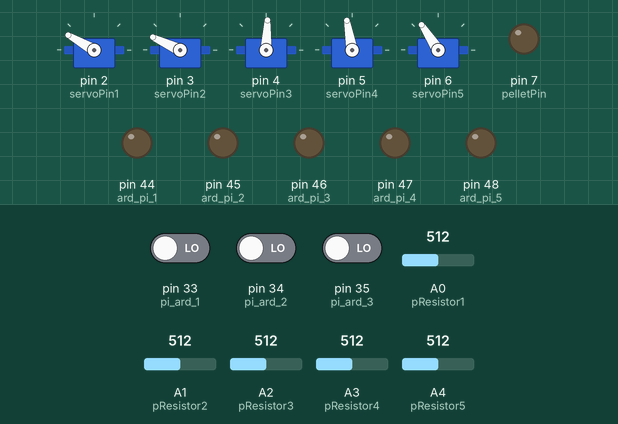
Bench run of a sketch on a simulated Arduino Mega 2560, built with avr-gcc and run on an emulated ATmega2560. On the bench: 5 × servo, output pins drawn as LEDs (lit = HIGH). Dashed ring = blinking. Inputs (shaded band) come from the test bench; at power-on: pin 33 (pi_ard_1) LOW, A0 (pResistor1) = 512, A1 (pResistor2) = 512, pin 35 (pi_ard_3) LOW, pin 34 (pi_ard_2) LOW, A2 (pResistor3) = 512, A3 (pResistor4) = 512, A4 (pResistor5) = 512.

Above: at 14.4 s.
14.5 s: pin 33 (pi_ard_1) driven HIGH
At 15.7 s:
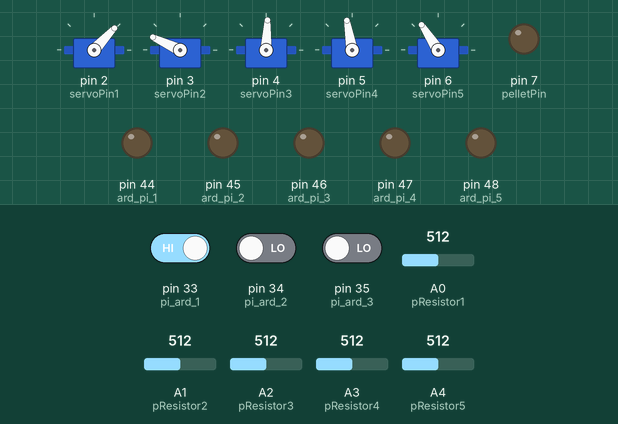
16.0 s: A0 (pResistor1) set to 427
17.5 s: A0 (pResistor1) set to 398
At 19.1 s:
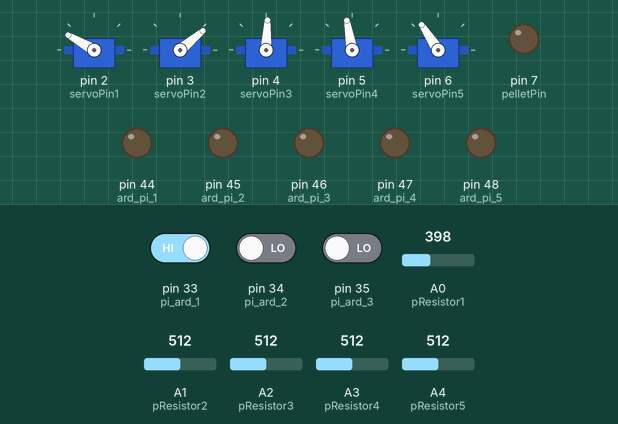
19.4 s: A1 (pResistor2) set to 428
20.9 s: A1 (pResistor2) set to 402
At 22.2 s:
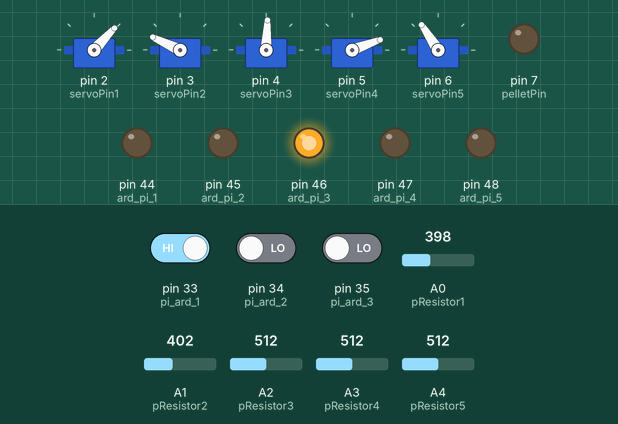
22.7 s: pin 35 (pi_ard_3) driven HIGH
At 23.45 s:
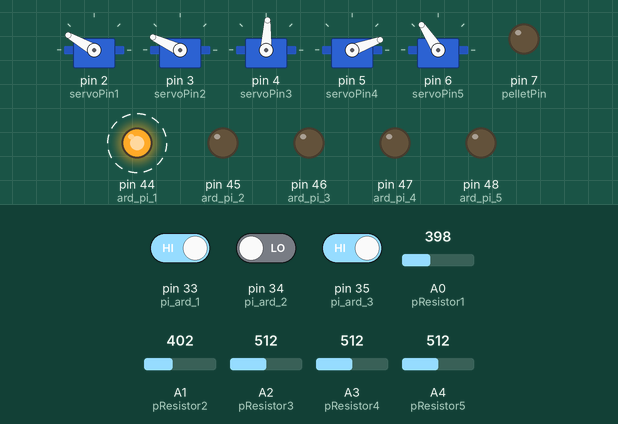
Timing chart, 0 to 26.7 s (numbered marks = the images above; inputs shaded):
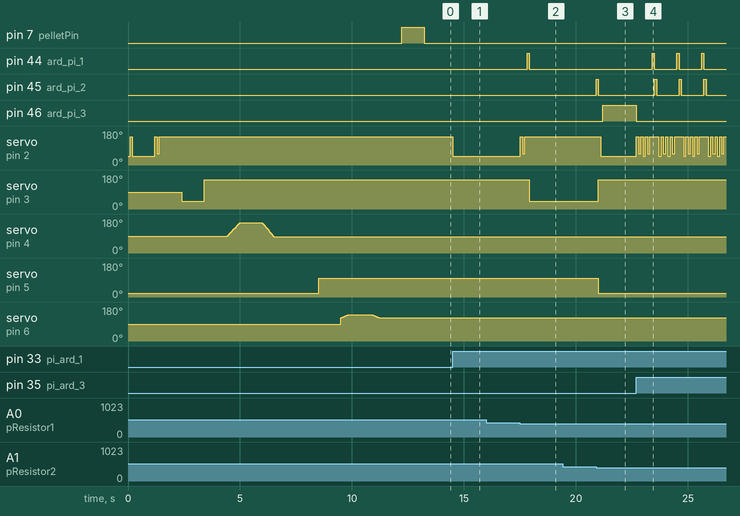

The sketch:

currentARD.ino
```cpp
#include<Servo.h>
Servo servo1;     // Servo 1 = door1
#include<Servo.h>
Servo servo2;     // Servo 2 = door2
#include<Servo.h>
Servo servo3;     // Servo 3 = door3
#include<Servo.h>
Servo servo4;     // Servo 4 = running-wheel brake
#include<Servo.h>
Servo servo5;     // Servo 5 = food pod

//Constants
long interval = 7000; //CHANGE THIS TO CHANGE POD TIMING
const int pResistor1 = A0;//BB1
const int pResistor2 = A1;//BB2
const int pResistor3 = A2;//BB3 choice running wheel
const int pResistor4 = A3;//BB4choice food pod
const int pResistor5 = A4;//BB5

const int servoPin1 = 2;//control servos 1-3
const int servoPin2 = 3;
const int servoPin3 = 4;
const int servoPin4 = 5;//control brake servo in running wheel
const int servoPin5 = 6;//control food servo in hunting chamber
const int pelletPin = 7;//to FED3

const int ard_pi_1 = 44;//reports MODE=2 to Pi
const int ard_pi_2 = 45;//reports trial start to Pi
const int ard_pi_3 = 46;//reports
const int ard_pi_4 = 47;//reports food pod entry to Pi
const int ard_pi_5 = 48;// reports running wheel pod entry to Pi

const int CLOSE_DOOR1 = 150;//150;//Angle of 150 degrees -> door is closed
const int OPEN_DOOR1 = 47;//Angle of 47 degrees -> door is opened
const int HELP_DOOR1 = 60;//help on close so it does not get stuck
const int CLOSE_DOOR2 = 155;//155;//Angle of 155 degrees -> door is closed
const int OPEN_DOOR2 = 40;// 40
const int CLOSE_DOOR3 = 159;//Angle of 159 degrees -> middle passage is closed
const int OPEN_DOOR3 = 87;// 87
const int RELEASE_WHEEL = 100;//Angle of 100 degrees -> WHEEL is free
const int BRAKE_WHEEL = 20;//20 CLAMPED
const int SHOW_FOOD = 140;//Angle of 170 degrees -> FOOD IN CENTER
const int HIDE_FOOD = 123;//123 HIDDEN
const int FOOD_SPEED = 20;//delay for moving 1deg; higher is slower

const int pi_ard_1 = 33;//receive RFID command from Pi
const int pi_ard_2 = 34;//receive weight decision from Pi
const int pi_ard_3 = 35;//receive weight decision from Pi (when animal is done)

//Variables
int photo_value1;//Store value from photoresistor (0-1023)
int INIT_READ1;//Store initial value from photoresistor
int photo_value2;//Store value from photoresistor (0-1023)
int INIT_READ2;
int photo_value3;//Store value from photoresistor (0-1023)
int INIT_READ3;
int photo_value4;//Store value from photoresistor (0-1023)
int INIT_READ4;
int photo_value5;//Store value from photoresistor (0-1023)
int INIT_READ5;
int START=LOW;//initialize start signal
int STOP=LOW;//initialize heavy scale stop signal
int END=LOW;
int MODE=1;//initialize MODE

int pos = 0; //generic servo pos variable for use in blocking for-loops for semi-slow motion (keep to less than 500ms total and ensure no arduino detector events can happen during this)
int pos5 = 0; //food pod servo angle needs to be updated within if statements for non-blocking slow movement, so depending on maze state it will be 'gravitating' toward open or closed at its own speed
int maze_mode = 1; //initialize maze mode (1=open rewards, 2=countdown timer, 3=close rewards)
int flag = 0; //initialize flag in maze (0 for start side, 1 for reward side)
unsigned long tic = 0;
unsigned long duration = 0;
unsigned long tic2 = 0;
unsigned long duration2 = 0;
int time_flag=0;//timer flags 0,1 used in short if staments that remove themselves so first time point is not measured on subsequent loops
int time_flag2=0;
int time_flag3=0;

void setup()
{
  //Serial.begin(9600);//setup serial
  pinMode(pResistor1, INPUT);//Set pResistor - A0 pin as an input
  pinMode(pResistor2, INPUT);
  pinMode(pResistor3, INPUT);
  pinMode(pResistor4, INPUT);
  pinMode(pResistor5, INPUT);
  pinMode(ard_pi_1, OUTPUT);//output reports to Pi
  pinMode(ard_pi_2, OUTPUT);
  pinMode(ard_pi_3, OUTPUT);
  pinMode(ard_pi_4, OUTPUT);
  pinMode(ard_pi_5, OUTPUT);
  pinMode(pi_ard_1, INPUT);//input commands from Pi
  pinMode(pi_ard_2, INPUT);
  pinMode(pi_ard_3, INPUT);
  pinMode(pelletPin, OUTPUT);

  servo1.attach(servoPin1);
  servo1.write(OPEN_DOOR1);
  delay(100);
  servo1.write(CLOSE_DOOR1);
  delay(100);
  servo1.write(OPEN_DOOR1);
  delay(800);
  INIT_READ5 = analogRead(pResistor5);//calibrate top side detector when door1 open
  delay(200);
  servo1.write(CLOSE_DOOR1);
  delay(100);
  servo1.write(HELP_DOOR1);//unstick door1
  delay(100);
  servo1.write(CLOSE_DOOR1);//close
  delay(1000);
  servo2.attach(servoPin2);
  servo2.write(OPEN_DOOR2);
  delay(1000);
  servo2.write(CLOSE_DOOR2);
  delay(1000);
  servo3.attach(servoPin3); //for loops for slow servo movement
  for (pos = OPEN_DOOR3; pos <= CLOSE_DOOR3; pos += 1)  // close
  {
    servo3.write(pos);
    delay(8);
  }
  delay(1000);
  for (pos = CLOSE_DOOR3; pos >= OPEN_DOOR3; pos -= 1) // open
  {
    servo3.write(pos);
    delay(7);
  }
  delay(1000);
  servo4.attach(servoPin4);
  servo4.write(BRAKE_WHEEL);
  delay(1000);
  servo4.write(RELEASE_WHEEL);
  delay(1000);
  servo5.attach(servoPin5);  //for loops for slow servo movement
  for (pos5 = HIDE_FOOD; pos5 <= SHOW_FOOD; pos5 += 1) // show food
  {
    servo5.write(pos5);
    delay(FOOD_SPEED);
  }
  delay(1000);
  for (pos5 = SHOW_FOOD; pos5 >= HIDE_FOOD; pos5 -= 1)  // hide food
  {
    servo5.write(pos5);
    delay(FOOD_SPEED);
  }
  digitalWrite(pelletPin, LOW);
  delay(1000);
  digitalWrite(pelletPin, HIGH);
  delay(1000);
  digitalWrite(pelletPin, LOW);

  digitalWrite(ard_pi_1, LOW);//communication to Pi
  digitalWrite(ard_pi_2, LOW);
  digitalWrite(ard_pi_3, LOW);
  digitalWrite(ard_pi_4, LOW);
  digitalWrite(ard_pi_5, LOW);

  INIT_READ1 = analogRead(pResistor1); // calibrate beam-breaks
  INIT_READ2 = analogRead(pResistor2);
  INIT_READ3 = analogRead(pResistor3);
  INIT_READ4 = analogRead(pResistor4);

  Serial.print("INIT_READ1 ");  //show beam break values for trouble shooting if serial monitor is on
  Serial.println(INIT_READ1);
  Serial.print("INIT_READ2 ");
  Serial.println(INIT_READ2);
  Serial.print("INIT_READ3 ");
  Serial.println(INIT_READ3);
  Serial.print("INIT_READ4 ");
  Serial.println(INIT_READ4);
  Serial.print("INIT_READ5 ");
  Serial.println(INIT_READ5);
  Serial.print("MODE IS ");
  Serial.println(MODE);
}

void loop()
{
  photo_value1 = analogRead(pResistor1); //read beam breaks
  photo_value2 = analogRead(pResistor2);
  photo_value3 = analogRead(pResistor3);
  photo_value4 = analogRead(pResistor4);
  photo_value5 = analogRead(pResistor5);
  // Serial.print("photo_value1 ");
  // Serial.println(photo_value1);
  // Serial.print("photo_value2 ");
  // Serial.println(photo_value2);
  //  Serial.print("photo_value3 ");
  // Serial.println(photo_value3);
  // Serial.print("photo_value4 ");
  // Serial.println(photo_value4);
  // Serial.print("photo_value5 ");
  // Serial.println(photo_value5);

  //MODE flag based state machine, that waits in MODEs 1 and 2 for a START signal from Pi
  //MODEs 3 and 4 are T-maze modes that do not need Pi, they only send info to Pi about when beam-breaks were triggered

  START=digitalRead(pi_ard_1);//RFID INPUT from Pi
  STOP=digitalRead(pi_ard_2);//stop signal from Pi
  END=digitalRead(pi_ard_3);//stop signal from Pi

  if (MODE==1)//home cage
  {
    if (START==1)
    {
      servo1.write(OPEN_DOOR1);
      delay(100);
      photo_value1 = analogRead(pResistor1);
      if (photo_value1 < 0.8*INIT_READ1)// BEAM BREAK DEFINITION. Factor can be adjusted based on ambient light.
      {
        Serial.println("animal in scale");
        servo1.write(CLOSE_DOOR1);//trap animal in scale
        delay(100);
        servo1.write(HELP_DOOR1);//unstick door1
        delay(100);
        servo1.write(CLOSE_DOOR1);//close
        delay(100);
        digitalWrite(ard_pi_1, HIGH);//pulse to Pi to start reading scale and go MODE 2.
        delay(100);
        digitalWrite(ard_pi_1, LOW);//end pulse to Pi.
        MODE=2;//end state
        Serial.print("MODE IS ");
        Serial.println(MODE);
        START=LOW;
        STOP=LOW;
      }
    }
  }

  if (MODE==2)//scale decision in or out
  {
    if (START==1)//Pi communicates weight recorded one animal
      {
        servo2.write(OPEN_DOOR2); //let animal into T-maze
        delay(10); //textbook delay after servo operation for capacitance charging
      }
    if (STOP==1)//Pi communicates weight recorded two animals
      {
        MODE=4;//skip to exit mode
      }
    photo_value2 = analogRead(pResistor2); // reading BEAM BREAK 2
    if (photo_value2 < 0.8*INIT_READ2)// BEAM BREAK 2
      {
        Serial.println("enter maze");
        digitalWrite(ard_pi_2, HIGH);//pulse to Pi to say maze is active.
        delay(100);
        digitalWrite(ard_pi_2, LOW);//end pulse to Pi.
        MODE=3;
        Serial.print("MODE IS ");
        Serial.println(MODE);
        START=LOW;
      }
   }

  if (MODE==3)//Animal in T-maze deciding: food pod, running wheel or go home.
  {
    // this mode uses
    // flag=0,1 for (0=start side, 1=decision side)
    // maze_mode=1,2,3 for (1=open rewards, 2=countdown timer, 3=close rewards)

    //maze start scenario
    photo_value3 = analogRead(pResistor3);
    photo_value4 = analogRead(pResistor4);
    if (flag == 0)//start side
    {
      if (photo_value3 < 0.7*INIT_READ3)//in run wheel pod
      {
        flag=1; maze_mode=1;time_flag=1;tic=millis();
        Serial.println("enter runwheel pod");
        digitalWrite(ard_pi_5, HIGH);//pulse to Pi to say runwheel pod entry.
        for (pos = OPEN_DOOR3; pos <= CLOSE_DOOR3; pos += 1) // close
        {
          servo3.write(pos);
          delay(8);
        }
        servo4.write(RELEASE_WHEEL);
        delay(10);
        digitalWrite(ard_pi_5, LOW);//end pulse to Pi.
      }
      if (photo_value4 < 0.7*INIT_READ4)//in food pod
      {
        flag=1; maze_mode=1;time_flag=1;tic=millis();
        Serial.println("enter food pod");
        digitalWrite(ard_pi_4, HIGH);//pulse to Pi to say foodpod entry.
        for (pos = OPEN_DOOR3; pos <= CLOSE_DOOR3; pos += 1) // close
        {
          servo3.write(pos);
          delay(8);
        }
        servo4.write(RELEASE_WHEEL);
        delay(10);
        digitalWrite(ard_pi_4, LOW);//end pulse to Pi.
      }
    }

    if (flag==1)
    {
      if (maze_mode==1)//non-blocking loop to move food to center without delays to code since animal could go elsewhere.
      {
        if (time_flag==1)
        {
          tic2=millis();time_flag=0;digitalWrite(pelletPin, HIGH);//time_flag allows tic2 to be updated only once at start
        }
        if (pos5 < SHOW_FOOD)
        {
          duration2=millis()-tic2;
          if (duration2>FOOD_SPEED)
          {
            servo5.write(pos5);
            pos5=pos5+1;
            tic2=millis(); //when FOOD_SPEED 20ms has passed, servo moves 1deg and tic2 updated
          }
        }
      }
      if (pos5==SHOW_FOOD)
      {
        maze_mode=2;pos5=SHOW_FOOD-1;time_flag2=1;digitalWrite(pelletPin, LOW); //when servo at target, maze_mode changed, pos5 moved so this loop does not repeat, time_flag2 for next cycle
      }
      if (maze_mode==2)//maze_mode for waiting for interval or BB2
      {
        duration=millis()-tic;//timer to remove food and brake run-wheel after interval
      }
      if (duration>interval)
      { //timer criterion
        maze_mode=3; //maze_mode for removing food and braking run-wheel
        if (time_flag2==1)
        {
          tic=millis();time_flag=1;time_flag2=0;time_flag3=1;//time_flag2 so tic, time_flag and time_flag3 only updated once at start
        }
        servo4.write(BRAKE_WHEEL);//non-blocking for loop to move food away without delays to code since animal could be elsewhere.
        if (time_flag==1)
        {
          tic2=millis();time_flag=0;//update only once at start
        }
        if (pos5 > HIDE_FOOD)
        {
          duration2=millis()-tic2;
          if (duration2>FOOD_SPEED)//when FOOD_SPEED (20ms) has passed, servo moves 1deg and tic2 updated
          {
            tic2=millis();
            servo5.write(pos5);
            pos5=pos5-1;
          }
        }
      }
    }

    if (flag==0)//animal has passed to start side!
    {
      duration=0;maze_mode=3;
      if (time_flag3==1)
      {
          tic=millis();time_flag3=0;//update only once at start
      }
      servo4.write(BRAKE_WHEEL);
      //non-blocking for loop to move food away without delays to code since animal could be elsewhere.
      if (pos5 > HIDE_FOOD)
      {
        duration=millis()-tic; //keep updating until position reached
        if (duration>FOOD_SPEED)//when FOOD_SPEED (20ms) has passed, servo moves 1deg and tic2 updated
        {
          tic=millis();
          servo5.write(pos5);
          pos5=pos5-1;
        }
      }
    }

    //maze new trial scenario
    photo_value2 = analogRead(pResistor2); //read BB2
    if (flag == 1)
    {
      if (photo_value2 < 0.8*INIT_READ2)//BB2 tripped
      {
        flag=0; //flag out of this loop so that door3 only moved once
        Serial.println("trial");
        digitalWrite(ard_pi_2, HIGH);//tell Pi new trial has started
        for (pos = CLOSE_DOOR3; pos >= OPEN_DOOR3; pos -= 1) // open
        {
          servo3.write(pos);
          delay(8);
        }
        digitalWrite(ard_pi_2, LOW);//end pulse to Pi
      }
    }

    //maze exit scenario
    photo_value1 = analogRead(pResistor1); //read BB1
    if (photo_value1 < 0.8*INIT_READ1)
    {    //BB1 tripped
      Serial.println("animal wants out");
      MODE=4;
      Serial.print("MODE IS ");
      Serial.println(MODE);
    }
  }

  if (MODE==4)//open doors back to cage
  {
      servo2.write(CLOSE_DOOR2);
      delay(100);
      servo1.write(OPEN_DOOR1);
      delay(100);
      digitalWrite(ard_pi_3, HIGH);//tell Pi to start weighing.
      MODE=5;
  }

  if (MODE==5)//confirm move to cage
  {
    END=digitalRead(pi_ard_3);//stop signal from Pi
    if (END==1)//Pi says scale is empty -> close maze if BB5 is not blocked
    {
      photo_value5 = analogRead(pResistor5); //read BB5
      if (photo_value5 > 0.9*INIT_READ5) //reversed condition for open BB5!
      {
        digitalWrite(ard_pi_3, LOW);//tell Pi to stop weighing.
        servo1.write(CLOSE_DOOR1); //trap animal in home cage
        delay(100);
        servo1.write(HELP_DOOR1); //unstick door1
        delay(100);
        servo1.write(CLOSE_DOOR1);//close
        delay(100);
//        digitalWrite(ard_pi_1, HIGH);//tell Pi to sync MODE 1.
//        delay(100);
//        digitalWrite(ard_pi_1, LOW);//end pulse to Pi.
        MODE=1;
      }
    }
  }
}//void loop end
```

Measured:
- the behaviour switches between 410 and 409 on A0 (pResistor1) (found by bisection; images 1 and 2)
- the behaviour switches between 410 and 409 on A1 (pResistor2) (found by bisection; images 2 and 3)
- after the input at 14.5 s, servo on pin 2 (servoPin1): 150° → 47° at once
- after the input at 16.0 s, every drawn part: stays the same
- after the input at 17.5 s, pin 44 (ard_pi_1): LOW → HIGH after 0.32 s, → LOW 0.10 s later; servo on pin 2 (servoPin1): 47° → 150° at once, → 60° 0.10 s later, → 150° 0.10 s later; servo on pin 3 (servoPin2): 155° → 40° after 0.42 s
- after the input at 19.4 s, every drawn part: stays the same
- after the input at 20.9 s, pin 45 (ard_pi_2): LOW → HIGH at once, → LOW 0.10 s later; pin 46 (ard_pi_3): LOW → HIGH after 0.30 s; servo on pin 2 (servoPin1): 150° → 47° after 0.20 s; servo on pin 3 (servoPin2): 40° → 155° after 0.10 s; servo on pin 5 (servoPin4): 100° → 20° after 0.10 s
- after the input at 22.7 s, pin 44 (ard_pi_1): alternates HIGH for 0.10 s and LOW for 1.0 s, starting after 0.70 s; pin 45 (ard_pi_2): alternates HIGH for 0.10 s and LOW for 1.0 s, starting after 0.80 s
